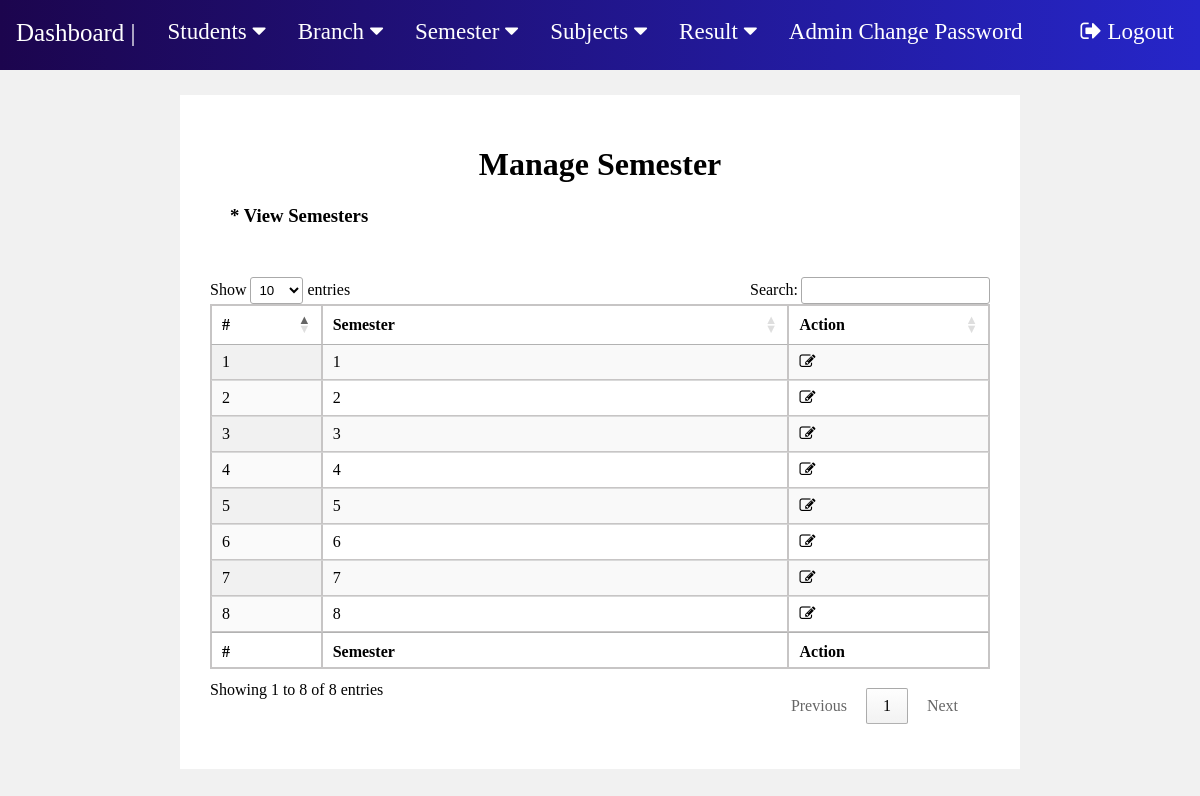
The page /manage-sem.php (signed in) on the database its author committed.
### tables this page shows
CREATE TABLE `semester` (
  `sem_id` int(9) NOT NULL,
  `semester` int(100) NOT NULL
);

### manage-sem.php (the view, shortened to what this page needs)
<?php
include "includes/connection.php";
?>
<!DOCTYPE html>
<html lang="en">
<head>
    <link rel="stylesheet" type="text/css" href="css/fp1.css?version=51">
	<link rel="stylesheet" href=
"https://cdn.datatables.net/1.10.22/css/jquery.dataTables.min.css" />
</head>
<body>
    <?php include "nav.php";?>
    <div class="m2">
        <h1 style="text-align:center;">Manage Semester</h1>
        <h3 style="margin : 20px; margin-bottom:50px">* View Semesters</h3>
        <table id="tableID" class="display" >
            <thead  >
                <tr >
                    <th >#</th>
                    <th style="width : 60%">Semester</th>
                    <th>Action</th>
                </tr>
            </thead>
            <tfoot>
                <tr>
                    <th >#</th>
                    <th style="width : 60%">Semester</th>
                    <th>Action</th>
                </tr>
            </tfoot>
            <tbody>
<?php
$sql = "SELECT semester.sem_id,semester.semester from semester";
$result = mysqli_query($conn, $sql);
$c = 1;
$num = mysqli_num_rows($result);
if($num > 0){
    while($row = mysqli_fetch_assoc($result)){
        ?>
        <tr>
            <td><?php echo $c;?></td>
            <td><?php echo $row['semester'];?></td>
            <td><a href="edit-semester.php?semid=<?php echo $row['sem_id'];?>"><i class="fa fa-edit" title="Edit Record"></i> </a></td>
        </tr>
        <?php
        $c++;
    }
}
?>
            </tbody>
        </table>
    </div>
</body>
</html>

### css/fp1.css (style rules this page uses)
body { background-color: rgb(241, 241, 241); margin: 0; }
table { border: 1px solid rgb(199, 197, 197); margin: auto auto; border-collapse: collapse; width: 95%; margin-bottom: 50px; }
th, td { border-collapse: collapse; padding: 8px; text-align: left; border: 1px solid rgb(199, 197, 197); border-collapse: collapse; }
th { text-align: left; }
a { text-decoration: none; color: black; }
.m2 { background-color:White; border: 30px solid white; margin : 25px auto; width: 65%; }

### rows shown on the page
semester: semester "1"
semester: semester "2"
semester: semester "3"
semester: semester "4"
semester: semester "5"
semester: semester "6"
semester: semester "7"
semester: semester "8"
